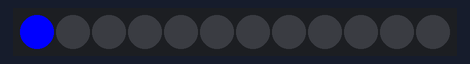
Simulated run of this sketch. Board: Arduino Uno, built with avr-gcc and run on an emulated ATmega328P. Parts: 12 RGB LEDs in strip order, left to right.

Above: at 0.1 s.
At 5.6 s:
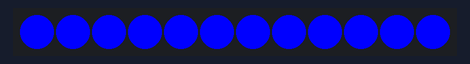
At 8.6 s:
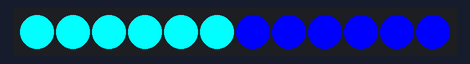
At 17.6 s:
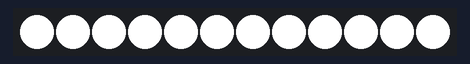
At 29.6 s:
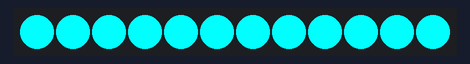
At 39.1 s:
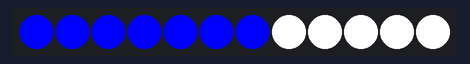

The sketch:

APA102xLoadTester.ino
```cpp
/*
  APA102x loadTest with Adafruit_DotStar library

  This sketch  loops through all the pixels of a APA102x-compatible device
  one pixel at a time, adding color cumulatively, in the order:
  blue, green, red

  If your power supply is not sufficient to control all your LEDs,
  then this sketch will fail when the power supply reaches its maximum current.

  Change pixelCount to the number of LEDs in your string.

  Uses Adafruit's DotStar library: https://github.com/adafruit/Adafruit_DotStar

  created 17 Jun 2019
  by Tom Igoe
*/
#include <Adafruit_DotStar.h>

const int pixelCount = 12;    // number of pixels
// if you're using software SPI, you need these pins:
const int dataPin = 8;        // data pin
const int clockPin = 9;       // clock pin

// set up strip:
//Adafruit_DotStar strip(pixelCount, dataPin, clockPin, DOTSTAR_BRG);
// if you're using hardware SPI, use the built-in SPI CLK and MOSI pins
// for clock and data:
Adafruit_DotStar strip(pixelCount, DOTSTAR_BRG);

unsigned long color = 0xFF;   // start with blue

void setup() {
  strip.begin();    // initialize pixel strip
  strip.clear();    // turn all LEDs off
  strip.show();     // refresh strip
}

void loop() {
  // loop over all the pixels:
  for (int pixel = 0; pixel < pixelCount; pixel++) {
    strip.setPixelColor(pixel, color);   // set the color for this pixel
    strip.show();    // refresh the strip
    delay(500);
  }

  if (color >= 0xFFFFFF) {   // if the color is greater than white (0xFF000000)
    color = 0xFF;              // then set it back to blue
  } else {
    color = (color << 8) + 0xFF; // add the next color at full
  }
}
```

Measured:
- what the display in image 1 shows lasts 0.5 s, from 5.5 s to 6.0 s
